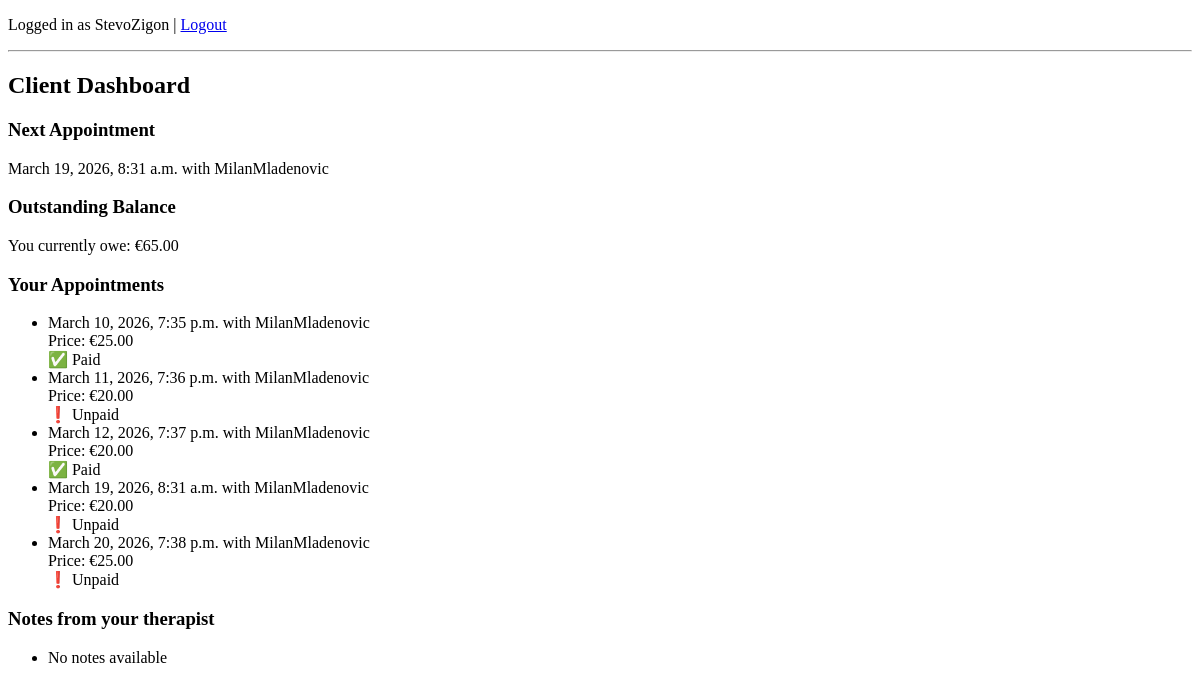
The page /client/ (signed in) on the database as committed earlier.
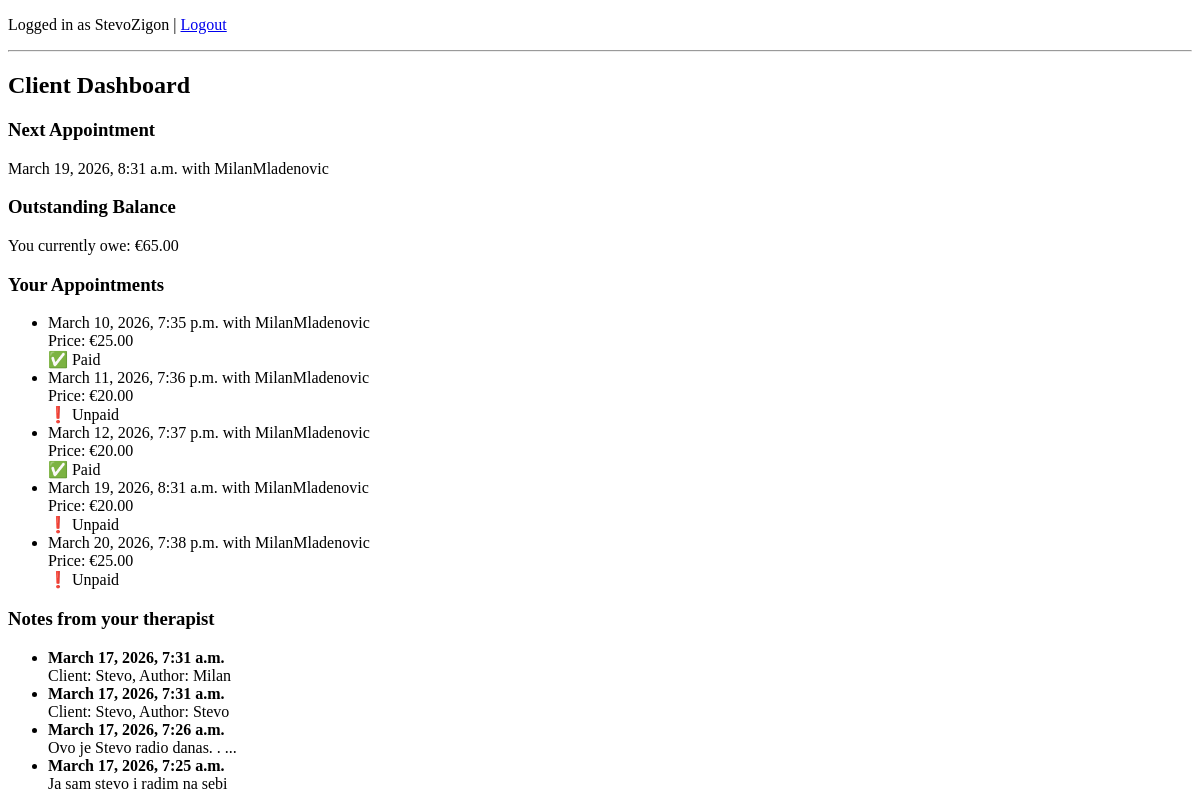
The same page on the database as committed later.
### appointments/models.py (models this page shows, shortened)
class Appointment(models.Model):
    psychologist = models.ForeignKey(
        settings.AUTH_USER_MODEL,
        on_delete=models.CASCADE,
        related_name='appointments_as_psychologist',
        limit_choices_to={'role':'psychologist'}
    )
    client = models.ForeignKey(
        settings.AUTH_USER_MODEL,
        on_delete=models.CASCADE,
        related_name='appointment_as_client',
        limit_choices_to={'role':'client'}
    )
    start_time = models.DateTimeField()
    end_time = models.DateTimeField()
    price = models.DecimalField(max_digits=8, decimal_places=2)
    paid = models.BooleanField(default=False)

class Note(models.Model):
    client = models.ForeignKey(
        settings.AUTH_USER_MODEL,
        on_delete=models.CASCADE,
        related_name='notes'
    )
    author = models.ForeignKey(
        settings.AUTH_USER_MODEL,
        on_delete=models.CASCADE,
        related_name='written_notes'
    )
    text = models.TextField()
    visible_to_client = models.BooleanField(default=True)
    created_at = models.DateTimeField(auto_now_add=True)

### users/models.py (models this page shows)
class User(AbstractUser):
    ROLE_CHOICES = (
        ('psychologist', 'Psychologist'),
        ('client', 'Client'),
    )
    role = models.CharField(max_length=20, choices=ROLE_CHOICES)

### users/views.py (the view)
# urls.py: path('client/', client_dashboard, name='client_dashboard'),
@login_required
def client_dashboard(request):
    appointments = Appointment.objects.filter(client=request.user).order_by('start_time')
    next_appointment = appointments.filter(
        start_time__gte=timezone.now()
    ).order_by('start_time').first()
    unpaid_appointments = appointments.filter(paid=False)
    total_due = sum(a.price for a in unpaid_appointments)
    notes = Note.objects.filter(
        client=request.user,
        visible_to_client=True
    ).order_by('-created_at')
    return render(request, 'client_dashboard.html', {
        'appointments': appointments,
        'next_appointment': next_appointment,
        'total_due': total_due,
        'notes':notes
    })

### templates/client_dashboard.html
{% extends "base.html" %}
{% block content %}
<h2>Client Dashboard</h2>
<h3>Next Appointment</h3>
{% if next_appointment %}
<p>
    {{ next_appointment.start_time }} with
    {{ next_appointment.psychologist.username }}
</p>
{% else %}
<p>No upcoming appointments</p>
{% endif %}
<h3>Outstanding Balance</h3>
<p>You currently owe: €{{ total_due }}</p>
<h3>Your Appointments</h3>
<ul>
{% for appointment in appointments %}
    <li>
        {{ appointment.start_time }} with
        {{ appointment.psychologist.username }}
        <br>Price: €{{ appointment.price }}<br>
        {% if appointment.paid %}
            ✅ Paid
        {% else %}
            ❗ Unpaid
        {% endif %}
    </li>
{% empty %}
    <li>No appointments scheduled</li>
{% endfor %}
</ul>
<h3>Notes from your therapist</h3>
<ul>
{% for note in notes %}
    <li>
        <strong>{{ note.created_at }}</strong><br>
        {{ note.text }}
    </li>
{% empty %}
    <li>No notes available</li>
{% endfor %}
</ul>
{% endblock %}

Rows that differ between the two databases and show on the page:
added Note: created_at "March 17, 2026, 7:31 a.m.", text "Client: Stevo, Author: Milan"
added Note: created_at "March 17, 2026, 7:31 a.m.", text "Client: Stevo, Author: Stevo"
added Note: created_at "March 17, 2026, 7:26 a.m.", text "Ovo je Stevo radio danas. . ..."
added Note: created_at "March 17, 2026, 7:25 a.m.", text "Ja sam stevo i radim na sebi"
Other text that changed with them:
text no longer shown: "No notes available"
